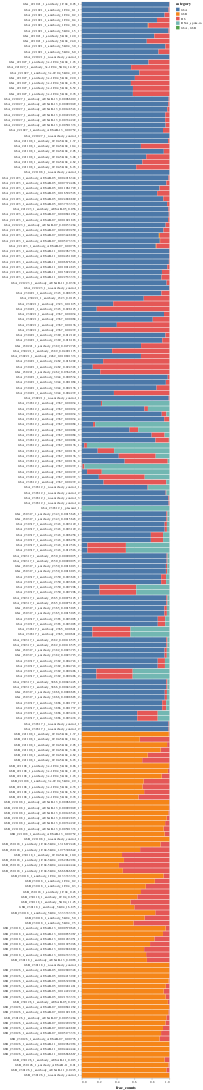

Notebook source saved alongside this figure:
### Markdown cell above
Plot which libraries overall barcode counts map to for each sample:

### Code cell
ordered_cats = (
    counts_by_library.sort_values(["n_libraries_w_barcode", "category"])["category"]
    .unique()
    .tolist()
)

category_selection = alt.selection_point(fields=["category"], bind="legend")

counts_by_library_chart = (
    alt.Chart(
        counts_by_library.assign(
            order=lambda x: x["category"].map(lambda s: ordered_cats.index(s))
        )
    )
    .encode(
        x=alt.X("frac_counts", scale=alt.Scale(domain=[0, 1])),
        y=alt.Y("library_sample", title=None),
        color=alt.Color("category", scale=alt.Scale(domain=ordered_cats)),
        order="order",
        tooltip=[
            alt.Tooltip(c, format=".2g") if c in {"n_counts", "frac_counts"} else c
            for c in counts_by_library.columns
            if c not in {"library_sample"}
        ],
    )
    .mark_bar()
    .properties(width=250, height=alt.Step(15))
    .configure_axis(labelLimit=500)
    .add_params(*selections, category_selection)
    .transform_filter(category_selection)
)
for selection in selections:
    counts_by_library_chart = counts_by_library_chart.transform_filter(selection)

counts_by_library_chart

### Figure 1 — Vega-Lite specification as saved in the notebook (floating-point values rounded to 4 significant figures; data arrays with more than 128 entries replaced by an {"elided": "..."} marker saying what was removed)
{"config": {"view": {"continuousWidth": 300, "continuousHeight": 300}, "axis": {"labelLimit": 500}}, "data": {"name": "data-1b41317d10dc0bb0c19cbc53a2b07165"}, "mark": {"type": "bar"}, "encoding": {"color": {"field": "category", "scale": {"domain": ["libA", "libB", "H6", "RNA_spike-in", "libA, libB"]}, "type": "nominal"}, "order": {"field": "order", "type": "quantitative"}, "tooltip": [{"field": "library", "type": "nominal"}, {"field": "sample", "type": "nominal"}, {"field": "n_libraries_w_barcode", "type": "quantitative"}, {"field": "n_counts", "format": ".2g", "type": "quantitative"}, {"field": "frac_counts", "format": ".2g", "type": "quantitative"}, {"field": "date", "type": "quantitative"}, {"field": "virus_batch", "type": "quantitative"}, {"field": "sample_type", "type": "nominal"}, {"field": "antibody", "type": "nominal"}, {"field": "replicate", "type": "quantitative"}, {"field": "exclude_after_counts", "type": "nominal"}, {"field": "neut_standard_name", "type": "nominal"}, {"field": "category", "type": "nominal"}], "x": {"field": "frac_counts", "scale": {"domain": [0, 1]}, "type": "quantitative"}, "y": {"field": "library_sample", "title": null, "type": "nominal"}}, "height": {"step": 15}, "params": [{"name": "param_1", "select": {"type": "point", "fields": ["exclude_after_counts"]}, "bind": {"input": "select", "options": [null, "yes", "no"], "labels": ["all", "yes", "no"], "name": "exclude_after_counts"}}, {"name": "param_2", "select": {"type": "point", "fields": ["antibody"]}, "bind": {"input": "select", "options": [null, "1C04", "5G04", "3x-1C04_5G04", "AUSAB-13", "1C04-5G04", "AUSAB-05", "AUSAB-07", "AUSAB-11", "2323", "2367", "2389", "2462", "3944", "2343", "2350", "2365", "2382", "3866"], "labels": ["all", "1C04", "5G04", "3x-1C04_5G04", "AUSAB-13", "1C04-5G04", "AUSAB-05", "AUSAB-07", "AUSAB-11", "2323", "2367", "2389", "2462", "3944", "2343", "2350", "2365", "2382", "3866"], "name": "antibody"}}, {"name": "param_3", "select": {"type": "point", "fields": ["virus_batch"]}, "bind": {"input": "select", "options": [null, 1], "labels": ["all", "1"], "name": "virus_batch"}}, {"name": "param_4", "select": {"type": "point", "fields": ["sample_type"]}, "bind": {"input": "select", "options": [null, "antibody", "no-antibody_control", "plasmid"], "labels": ["all", "antibody", "no-antibody_control", "plasmid"], "name": "sample_type"}}, {"name": "param_5", "select": {"type": "point", "fields": ["date"]}, "bind": {"input": "select", "options": [null, 221021, 221027, 221108, 221223, 230118, 230126, 230221, 230312, 230317], "labels": ["all", "221021", "221027", "221108", "221223", "230118", "230126", "230221", "230312", "230317"], "name": "date"}}, {"name": "param_6", "select": {"type": "point", "fields": ["library"]}, "bind": {"input": "select", "options": [null, "libA", "libB"], "labels": ["all", "libA", "libB"], "name": "library"}}, {"name": "param_7", "select": {"type": "point", "fields": ["category"]}, "bind": "legend"}], "transform": [{"filter": {"param": "param_7"}}, {"filter": {"param": "param_1"}}, {"filter": {"param": "param_2"}}, {"filter": {"param": "param_3"}}, {"filter": {"param": "param_4"}}, {"filter": {"param": "param_5"}}, {"filter": {"param": "param_6"}}], "width": 250, "$schema": "https://vega.github.io/schema/vega-lite/v5.6.1.json", "datasets": {"data-1b41317d10dc0bb0c19cbc53a2b07165": {"elided": "995 records"}}}
